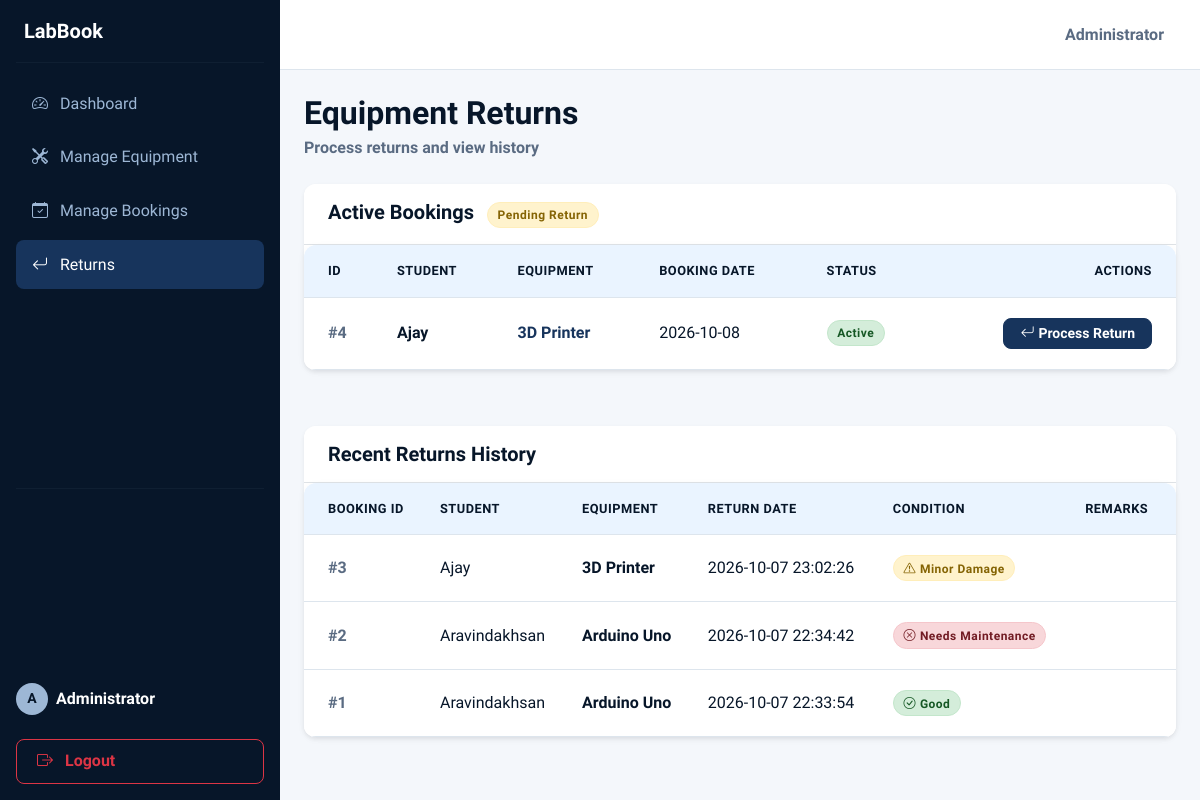
Page /admin/returns (signed in) on the committed database.
### tables this page shows
CREATE TABLE bookings (
            id INTEGER PRIMARY KEY AUTOINCREMENT,
            user_id INTEGER NOT NULL,
            equipment_id INTEGER NOT NULL,
            booking_date TEXT NOT NULL,
            start_time TEXT NOT NULL,
            end_time TEXT NOT NULL,
            purpose TEXT NOT NULL,
            status TEXT NOT NULL DEFAULT 'Pending',
            created_at TEXT DEFAULT CURRENT_TIMESTAMP, expected_return_date TEXT, expected_return_time TEXT, issued_date TEXT, issued_time TEXT, issued_by TEXT, issue_condition TEXT, issue_remarks TEXT, quantity INTEGER DEFAULT 1,
            FOREIGN KEY (user_id) REFERENCES users(id),
            FOREIGN KEY (equipment_id) REFERENCES equipment(id)
        );

CREATE TABLE users (
            id INTEGER PRIMARY KEY AUTOINCREMENT,
            name TEXT NOT NULL,
            email TEXT UNIQUE NOT NULL,
            password TEXT NOT NULL,
            role TEXT NOT NULL DEFAULT 'student'
        , department TEXT DEFAULT 'Information Technology');

CREATE TABLE equipment (
            id INTEGER PRIMARY KEY AUTOINCREMENT,
            name TEXT NOT NULL,
            description TEXT,
            lab_name TEXT NOT NULL,
            quantity INTEGER NOT NULL,
            available_quantity INTEGER NOT NULL,
            status TEXT NOT NULL DEFAULT 'Available'
        , department TEXT DEFAULT 'Information Technology');

CREATE TABLE returns (
            id INTEGER PRIMARY KEY AUTOINCREMENT,
            booking_id INTEGER NOT NULL,
            returned_date TEXT NOT NULL,
            condition TEXT NOT NULL,
            remarks TEXT, returned_time TEXT,
            FOREIGN KEY (booking_id) REFERENCES bookings(id)
        );

### app.py (the view)
@app.route('/admin/returns')
@admin_required
def admin_returns():
    conn = get_db_connection()
    active_bookings = conn.execute('''
        SELECT b.*, u.name as student_name, e.name as equipment_name, e.lab_name
        FROM bookings b
        JOIN users u ON b.user_id = u.id
        JOIN equipment e ON b.equipment_id = e.id
        WHERE b.status IN ('Approved', 'Active')
        ORDER BY b.booking_date ASC
    ''').fetchall()
    recent_returns = conn.execute('''
        SELECT r.*, b.booking_date, e.name as equipment_name, u.name as student_name
        FROM returns r
        JOIN bookings b ON r.booking_id = b.id
        JOIN equipment e ON b.equipment_id = e.id
        JOIN users u ON b.user_id = u.id
        ORDER BY r.returned_date DESC LIMIT 10
    ''').fetchall()
    conn.close()
    return render_template('admin/returns.html', active_bookings=active_bookings, recent_returns=recent_returns)

### app.py (called while the page is built)
def admin_required(f):
    @wraps(f)
    def decorated_function(*args, **kwargs):
        if 'user_id' not in session or session.get('role') != 'admin':
            flash('Admin access required.', 'danger')
            return redirect(url_for('login'))
        return f(*args, **kwargs)
    return decorated_function

### database.py (called while the page is built)
def get_db_connection():
    conn = sqlite3.connect(DATABASE)
    conn.row_factory = sqlite3.Row
    return conn

### templates/admin/returns.html (shortened to what this page needs)
{% extends 'base.html' %}
{% block content %}
<div class="d-flex justify-content-between align-items-center mb-4">
    <div>
        <h2 class="fw-bold m-0" style="color: var(--frost-navy);">Equipment Returns</h2>
        <div class="text-secondary fw-bold mt-1">Process returns and view history</div>
    </div>
</div>
<div class="row g-4">
    <div class="col-md-12">
        <div class="card shadow-sm border-0" style="border-radius: var(--radius-md);">
            <div class="card-header border-bottom px-4 py-3" style="background-color: var(--snow-white);">
                <h5 class="mb-0 fw-bold" style="color: var(--frost-navy);">Active Bookings <span class="badge bg-warning rounded-pill ms-2 text-dark">Pending Return</span></h5>
            </div>
            <div class="card-body p-0">
                <div class="table-responsive border-0">
                    <table class="table table-hover align-middle mb-0">
                        <thead>
                            <tr>
                                <th class="ps-4">ID</th>
                                <th>Student</th>
                                <th>Equipment</th>
                                <th>Booking Date</th>
                                <th>Status</th>
                                <th class="pe-4 text-end">Actions</th>
                            </tr>
                        </thead>
                        <tbody>
                            {% for b in active_bookings %}
                            <tr>
                                <td class="ps-4 fw-bold text-muted">#{{ b.id }}</td>
                                <td class="fw-bold">{{ b.student_name }}</td>
                                <td class="fw-bold" style="color: var(--deep-winter-blue);">{{ b.equipment_name }}</td>
                                <td>{{ b.booking_date }}</td>
                                <td><span class="badge bg-success">{{ b.status }}</span></td>
                                <td class="pe-4 text-end">
                                    <a href="{{ url_for('return_equipment', booking_id=b.id) }}" class="btn btn-sm btn-primary px-3 py-1 fw-bold"><i class="bi bi-arrow-return-left me-1"></i>Process Return</a>
                                </td>
                            </tr>
                            {% endfor %}
                        </tbody>
                    </table>
                </div>
            </div>
        </div>
    </div>
    <div class="col-md-12">
        <div class="card shadow-sm border-0 mt-2" style="border-radius: var(--radius-md);">
            <div class="card-header border-bottom px-4 py-3" style="background-color: var(--snow-white);">
                <h5 class="mb-0 fw-bold" style="color: var(--frost-navy);">Recent Returns History</h5>
            </div>
            <div class="card-body p-0">
                <div class="table-responsive border-0">
                    <table class="table table-hover align-middle mb-0">
                        <thead>
                            <tr>
                                <th class="ps-4">Booking ID</th>
                                <th>Student</th>
                                <th>Equipment</th>
                                <th>Return Date</th>
                                <th>Condition</th>
                                <th class="pe-4">Remarks</th>
                            </tr>
                        </thead>
                        <tbody>
                            {% for r in recent_returns %}
                            <tr>
                                <td class="ps-4 fw-bold text-muted">#{{ r.booking_id }}</td>
                                <td>{{ r.student_name }}</td>
                                <td class="fw-bold">{{ r.equipment_name }}</td>
                                <td>{{ r.returned_date }}</td>
                                <td>
                                    {% if r.condition == 'Good' %}
                                        <span class="badge bg-success"><i class="bi bi-check-circle me-1"></i>{{ r.condition }}</span>
                                    {% elif r.condition == 'Minor Damage' %}
                                        <span class="badge bg-warning"><i class="bi bi-exclamation-triangle me-1"></i>{{ r.condition }}</span>
                                    {% else %}
                                        <span class="badge bg-danger"><i class="bi bi-x-circle me-1"></i>{{ r.condition }}</span>
                                    {% endif %}
                                </td>
                                <td class="pe-4 text-muted small">{{ r.remarks }}</td>
                            </tr>
                            {% else %}
                            <tr>
                                <td colspan="6" class="text-center py-5 text-muted">
                                    No recent returns recorded.
                                </td>
                            </tr>
                            {% endfor %}
                        </tbody>
                    </table>
                </div>
            </div>
        </div>
    </div>
</div>
{% endblock %}

### static/css/style.css (style rules this page uses)
:root { --frost-navy: #071629; --deep-winter-blue: #17345C; --icy-steel: #9DB7D5; --frost-mist: #EAF4FF; --snow-white: #FFFFFF; --text-primary: #071629; --text-secondary: #5a6b82; --page-background: #F4F7FB; --border-color: #DDE5ED; --shadow-sm: 0 2px 8px rgba(7, 22, 41, 0.04); --shadow-md: 0 6px 20px rgba(7, 22, 41, 0.08); --shadow-lg: 0 12px 30px rgba(7, 22, 41, 0.12); --radius-sm: 8px; --radius-md: 12px; --radius-lg: 16px; --radius-xl: 24px; }
body { font-family: 'Mulish', sans-serif; background-color: var(--page-background); color: var(--text-primary); margin: 0; overflow-x: hidden; }
h1, h2, h3, h4, h5, h6, .navbar-brand, .branding-text { font-family: 'Epilogue', sans-serif; color: var(--text-primary); font-weight: 600; }
.text-muted, .text-secondary { color: var(--text-secondary) !important; }
.card { background-color: var(--snow-white); border: 1px solid var(--border-color); border-radius: var(--radius-md); box-shadow: var(--shadow-sm); transition: transform 0.2s ease, box-shadow 0.2s ease; margin-bottom: 1.5rem; }
.card-header { background-color: var(--snow-white) !important; border-bottom: 1px solid var(--border-color); color: var(--text-primary) !important; border-top-left-radius: var(--radius-md) !important; border-top-right-radius: var(--radius-md) !important; font-weight: 700; padding: 1.25rem 1.5rem; }
.btn { border-radius: var(--radius-sm); font-weight: 600; padding: 0.6rem 1.25rem; transition: all 0.2s ease-in-out; }
.btn-primary, .btn-success, .btn-info, .btn-dark { background-color: var(--deep-winter-blue) !important; border-color: var(--deep-winter-blue) !important; color: var(--snow-white) !important; }
.table-responsive { border-radius: var(--radius-md); border: 1px solid var(--border-color); background: var(--snow-white); box-shadow: var(--shadow-sm); }
.table { margin-bottom: 0; background-color: var(--snow-white); }
.table thead th { background-color: var(--frost-mist) !important; color: var(--text-primary) !important; border-bottom: 1px solid var(--border-color); font-weight: 700; padding: 1rem; text-transform: uppercase; font-size: 0.8rem; letter-spacing: 0.5px; }
.table tbody td { padding: 1.25rem 1rem; vertical-align: middle; border-bottom: 1px solid var(--border-color); color: var(--text-primary); font-weight: 500; }
.badge { padding: 0.5em 0.8em; border-radius: 50rem; font-weight: 600; font-size: 0.75rem; letter-spacing: 0.5px; }
.badge.bg-warning { background-color: #FFF3CD !important; color: #856404 !important; border: 1px solid #FFEEBA; }
.badge.bg-success { background-color: #D4EDDA !important; color: #155724 !important; border: 1px solid #C3E6CB; }
.badge.bg-danger { background-color: #F8D7DA !important; color: #721C24 !important; border: 1px solid #F5C6CB; }

### rows in the picture
bookings: id "4", student_name "Ajay", equipment_name "3D Printer", booking_date "2026-10-08", status "Active"
returns: booking_id "3", student_name "Ajay", equipment_name "3D Printer", returned_date "2026-10-07 23:02:26", condition "Minor Damage"
returns: booking_id "2", student_name "Aravindakhsan", equipment_name "Arduino Uno", returned_date "2026-10-07 22:34:42", condition "Needs Maintenance"
returns: booking_id "1", student_name "Aravindakhsan", equipment_name "Arduino Uno", returned_date "2026-10-07 22:33:54", condition "Good"

### other values in the picture
{{ session.get('name')[:1] | upper }} "A"
{{ session.get('name') }} "Administrator"
